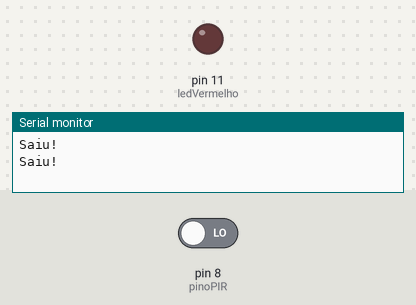
Simulated run of this sketch. Board: Arduino Uno, built with avr-gcc and run on an emulated ATmega328P. Shown: output pins drawn as LEDs (lit = HIGH), the last lines printed to the serial monitor. Inputs (shaded band) come from the test bench; at power-on: pin 8 (pinoPIR) LOW.

Above: at 2.2 s.
2.3 s: pin 8 (pinoPIR) driven HIGH
At 3.6 s:
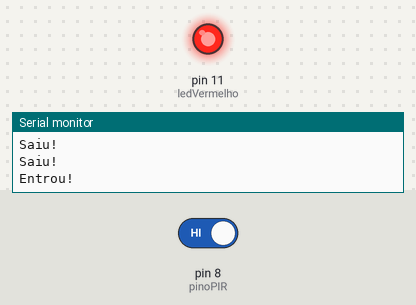
Timing chart, 0 to 5.3 s (numbered marks = the images above; inputs shaded):
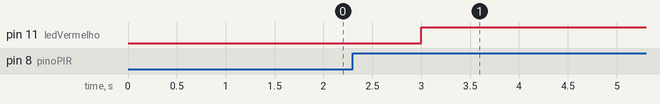

Measured:
- after the input at 2.3 s, pin 11 (ledVermelho): LOW → HIGH after 0.70 s

The sketch:

sensor_presenca_LED.ino
```cpp
const byte ledVermelho = 11;
const byte pinoPIR = 8;


void setup(){
 Serial.begin(115200);
 pinMode(ledVermelho,OUTPUT);
 delay(1000);
 digitalWrite(ledVermelho, LOW);
}

void loop(){
 if (digitalRead(pinoPIR) == HIGH){
   Serial.println("Entrou!");
   digitalWrite(ledVermelho, HIGH);
   delay(15000);
 }else{
   Serial.println("Saiu!");
   digitalWrite(ledVermelho, LOW);
   delay(1000);
 }
}
```
